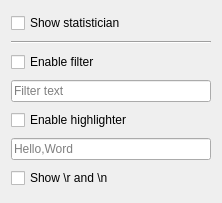
<?xml version="1.0" encoding="UTF-8"?>
<ui version="4.0">
 <class>OutputSettings</class>
 <widget class="QWidget" name="OutputSettings">
  <property name="geometry">
   <rect>
    <x>0</x>
    <y>0</y>
    <width>218</width>
    <height>203</height>
   </rect>
  </property>
  <property name="windowTitle">
   <string notr="true">Form</string>
  </property>
  <layout class="QGridLayout" name="gridLayout">
   <item row="2" column="0">
    <widget class="QCheckBox" name="checkBoxFilter">
     <property name="text">
      <string>Enable filter</string>
     </property>
    </widget>
   </item>
   <item row="0" column="0">
    <widget class="QCheckBox" name="checkBoxShowStatistician">
     <property name="text">
      <string>Show statistician</string>
     </property>
    </widget>
   </item>
   <item row="4" column="0">
    <widget class="QCheckBox" name="checkBoxHighlighter">
     <property name="text">
      <string>Enable highlighter</string>
     </property>
    </widget>
   </item>
   <item row="3" column="0">
    <widget class="QLineEdit" name="lineEditFilter">
     <property name="minimumSize">
      <size>
       <width>200</width>
       <height>0</height>
      </size>
     </property>
     <property name="placeholderText">
      <string>Filter text</string>
     </property>
     <property name="clearButtonEnabled">
      <bool>true</bool>
     </property>
    </widget>
   </item>
   <item row="1" column="0">
    <widget class="Line" name="line">
     <property name="orientation">
      <enum>Qt::Orientation::Horizontal</enum>
     </property>
    </widget>
   </item>
   <item row="5" column="0">
    <widget class="QLineEdit" name="lineEditHighlighter">
     <property name="placeholderText">
      <string>Hello,Word</string>
     </property>
     <property name="clearButtonEnabled">
      <bool>true</bool>
     </property>
    </widget>
   </item>
   <item row="6" column="0">
    <widget class="QCheckBox" name="checkBoxRN">
     <property name="text">
      <string>Show \r and \n</string>
     </property>
    </widget>
   </item>
  </layout>
 </widget>
 <resources/>
 <connections/>
</ui>
